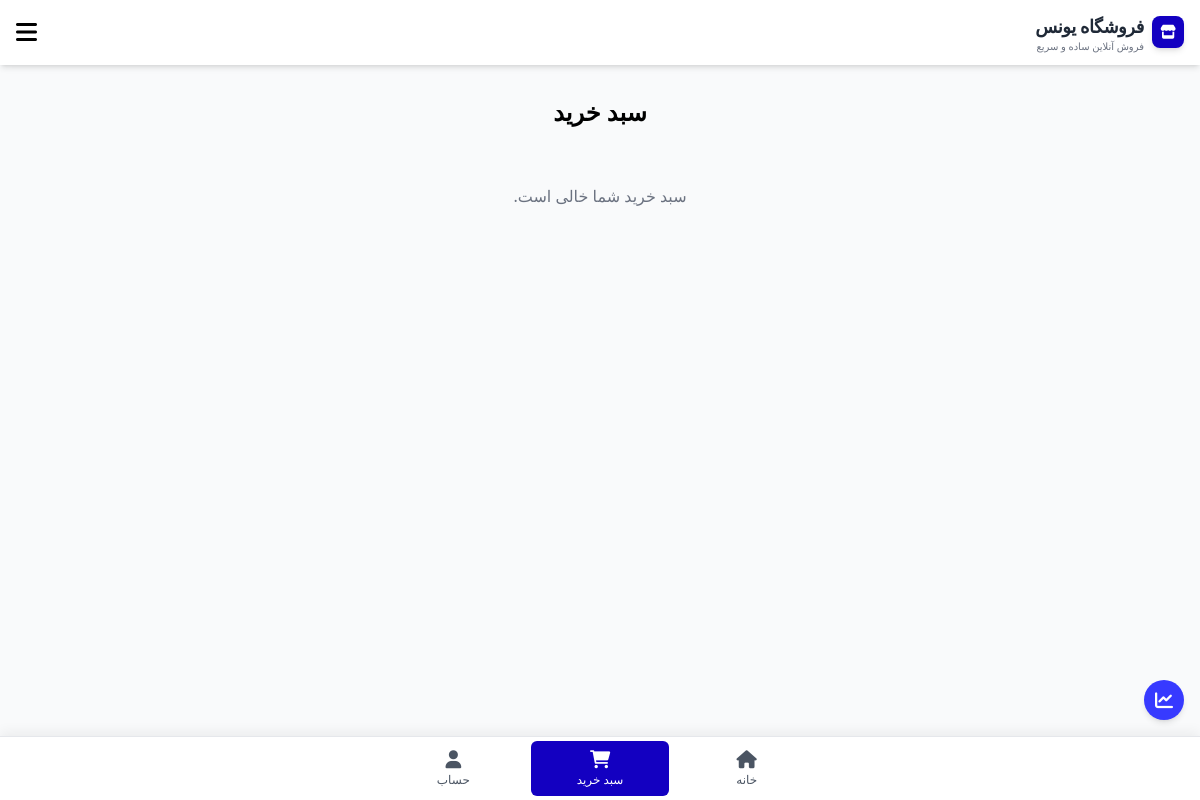
The page /cart/ (signed in) on the database as committed earlier.
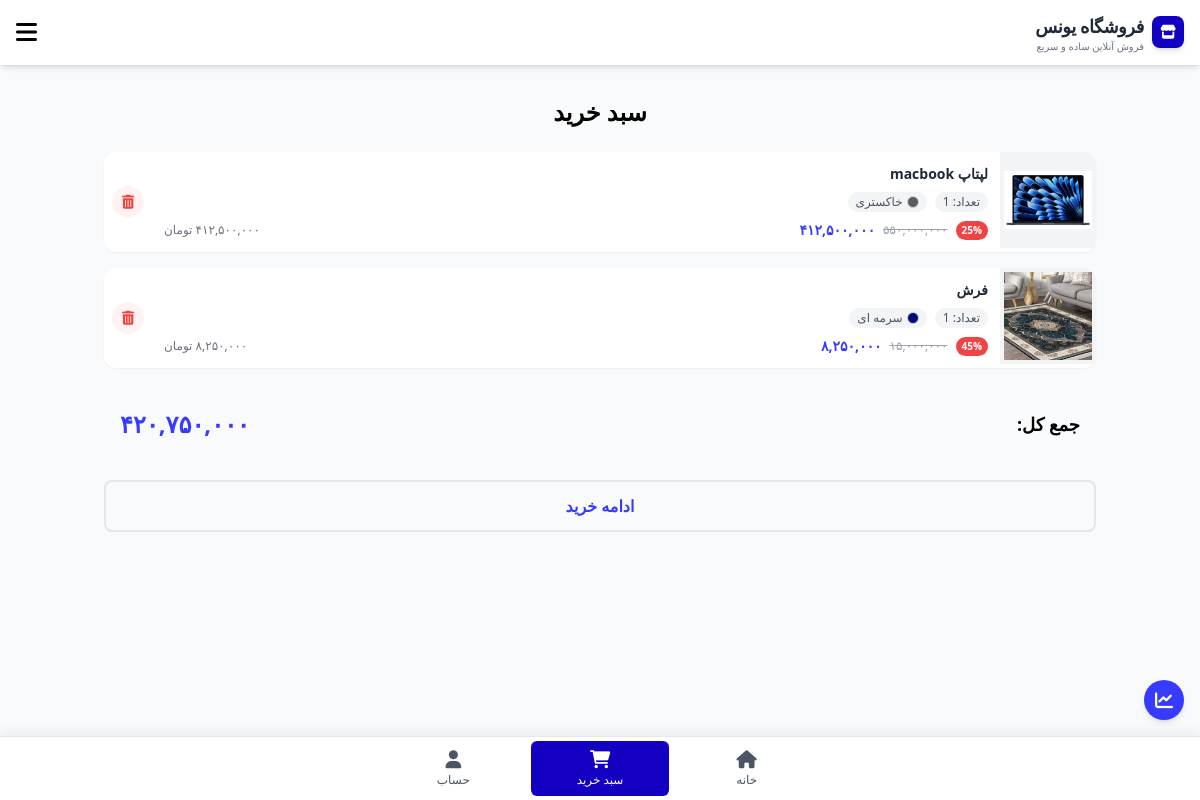
The same page on the database as committed later.
### app_cart/models.py (models this page shows, shortened)
class CartItem(models.Model):
    cart = models.ForeignKey(Cart, on_delete=models.CASCADE, related_name='items')
    product = models.ForeignKey('app_product.Product', on_delete=models.CASCADE)
    quantity = models.PositiveIntegerField(default=1)
    selected_color = models.ForeignKey(
        ProductColor,
        on_delete=models.SET_NULL,
        related_name='cart_items',
        null=True,
        blank=True,
    )
    added_at = models.DateTimeField(auto_now_add=True)
    class Meta:
        ordering = ['-added_at']
    @property
    def total_price(self):
        return self.product.final_price * self.quantity
    @property
    def persian_total_price(self):
        persian_digits = "۰۱۲۳۴۵۶۷۸۹"
        value = "{:,}".format(int(self.total_price))
        return "".join(persian_digits[int(ch)] if ch.isdigit() else ch for ch in value)

### app_product/models.py (models this page shows, shortened)
class ProductImage(models.Model):
    product = models.ForeignKey(Product, related_name='images', on_delete=models.CASCADE)
    image = models.ImageField(upload_to='products/')
    alt_text = models.CharField(max_length=255, blank=True)  # همچنان وجود دارد

class Product(models.Model):
    name = models.CharField(max_length=200, verbose_name="نام محصول")
    description = models.TextField(blank=True, null=True, verbose_name="توضیحات محصول")
    price = models.IntegerField(verbose_name="قیمت (تومان)")
    discount_percent = models.PositiveSmallIntegerField(
        default=0, null=True, blank=True, verbose_name="درصد تخفیف"
    )
    sold_count = models.PositiveIntegerField(default=0, verbose_name="تعداد فروش")
    is_active = models.BooleanField(default=True, verbose_name="فعال")
    created_at = models.DateTimeField(auto_now_add=True, verbose_name="تاریخ ایجاد")
    category = models.ForeignKey(
        'app_category.Category', on_delete=models.CASCADE, verbose_name="دسته‌بندی"
    )
    weight = models.PositiveIntegerField(default=500, verbose_name="وزن به گرم")
    class Meta:
        verbose_name = "محصول"
        verbose_name_plural = "محصولات"
    def _to_persian_num(self, num):
        if num is None:
            return ''
        persian_digits = '۰۱۲۳۴۵۶۷۸۹'
        return ''.join(persian_digits[int(d)] if d.isdigit() else d for d in str(num))
    @property
    def final_price(self):
        if self.discount_percent and self.discount_percent > 0:
            return int(self.price * (1 - self.discount_percent / 100))
        return self.price
    @property
    def persian_price(self):
        return self._to_persian_num('{:,}'.format(int(self.price)))
    @property
    def persian_final_price(self):
        return self._to_persian_num('{:,}'.format(int(self.final_price)))

class ProductColor(models.Model):
    product = models.ForeignKey(Product, related_name='colors', on_delete=models.CASCADE, verbose_name="محصول")
    color = ColorField(verbose_name="رنگ")
    color_name = models.CharField(max_length=20, verbose_name="نام رنگ")
    stock = models.PositiveBigIntegerField(verbose_name="موجودی این رنگ")
    is_default = models.BooleanField(default=False, verbose_name="رنگ پیشفرض")
    class Meta:
        verbose_name = "رنگ محصول"
        verbose_name_plural = "رنگ‌های محصول"
        ordering = ['-is_default', 'color_name']

### app_cart/views.py (the view)
# urls.py: path('', views.cart_view, name='cart_view'),
def cart_view(request):
    cart = _get_or_create_cart(request)
    require_login = not request.user.is_authenticated
    cart_items = (
        cart.items.select_related("product", "selected_color")
        .prefetch_related(
            Prefetch(
                "product__images",
                queryset=ProductImage.objects.only("id", "product_id", "image"),
            )
        )
        .all()
    )
    items_out_of_stock = []
    for item in cart_items:
        if item.selected_color:
            if item.selected_color.stock <= 0:
                items_out_of_stock.append(item.id)
        else:
            if item.product.total_stock <= 0:
                items_out_of_stock.append(item.id)
    has_out_of_stock = len(items_out_of_stock) > 0
    total_items = sum(item.quantity for item in cart_items)
    total_price = sum(item.total_price for item in cart_items)
    total_price_persian = _to_persian_num("{:,}".format(int(total_price)))
    print("Cart items:", [(item.id, item.product.name, item.selected_color.stock if item.selected_color else 'no-color') for item in cart_items])
    return render(
        request,
        "cart_detail.html",
        {
            "cart": cart,
            "cart_items": cart_items,
            "total_items": total_items,
            "total_price": total_price_persian,
            "is_guest_cart": not request.user.is_authenticated,
            "items_out_of_stock": items_out_of_stock,
            "has_out_of_stock": has_out_of_stock,
            "require_login": require_login,
        },
    )

### app_cart/views.py (called while the page is built)
def _to_persian_num(num):
    persian_digits = "۰۱۲۳۴۵۶۷۸۹"
    return "".join(persian_digits[int(d)] if d.isdigit() else d for d in str(num))

def _get_or_create_cart(request):
    if not request.user.is_authenticated:
        guest_cart_id = request.session.get('guest_cart_id')
        if guest_cart_id:
            cart = Cart.objects.filter(id=guest_cart_id, user__isnull=True).first()
            if cart:
                return cart
        cart= Cart.objects.create(user=None, is_active=True)
        request.session['guest_cart_id'] = cart.id
        request.session.modified = True
        return cart
    else:
        cart, _ = Cart.objects.get_or_create(user = request.user, is_active=True)
        return cart

### app_cart/templates/cart_detail.html (shortened to what this page needs)
{% extends "base.html" %}
{% block content %}
<div class="container mx-auto p-4">
    <h1 class="text-2xl font-bold mb-6 text-center">سبد خرید</h1>
    {% if cart_items %}
        <div class="space-y-4">
            {% for item in cart_items %}
                <div class="relative">
                    <a href="{% url 'product:product' item.product.pk %}" class="block">
                        {% include "app_product/product_card.html" with product=item.product item=item card_layout='horizontal' %}
                    </a>
                </div>
            {% endfor %}
        </div>
        <div class="mt-6 p-4 bg-gray-50 rounded-lg">
            <div class="flex justify-between items-center">
                <span class="text-lg font-bold">جمع کل:</span>
                <span class="text-2xl font-bold text-color-light">{{ total_price }}</span>
            </div>
        </div>
        <div class="mt-6 flex gap-4">
            {% if require_login %}
                <p class="font-sm text-red-600 text-center p-3">برای ادامه خرید اول وارد شوید:<a href="{% url 'user:login' %}" class="text-blue-500">ورود</a></p>
                <a href="{% url 'cart:checkout' %}"
                class="flex-1 py-3 px-6 border-2 border-color-light text-color-light rounded-lg text-center font-bold hover:bg-color-light hover:text-white transition opacity-50 pointer-events-none cursor-not-allowed">
                ادامه خرید
                </a>
            {% else %}
                <a href="{% url 'cart:checkout' %}"
                class="flex-1 py-3 px-6 border-2 border-color-light text-color-light rounded-lg text-center font-bold hover:bg-color-light hover:text-white transition
                        {% if has_out_of_stock %} opacity-50 pointer-events-none cursor-not-allowed {% endif %}">
                ادامه خرید
                </a>
            {% endif %}
        </div>
    {% else %}
        <p class="text-center text-gray-500 py-8">سبد خرید شما خالی است.</p>
    {% endif %}
</div>
{% endblock %}

### app_product/templates/app_product/product_card.html
{% if card_layout == 'vertical' %}
<div class="bg-white rounded-xl shadow-md hover:shadow-lg transition-shadow duration-300 overflow-hidden flex flex-col h-full relative group">
    <div class="relative w-full pt-[100%] bg-gray-100 overflow-hidden">
        {% with first_image=product.images.first %}
            {% if first_image %}
                <img src="{{ first_image.image.url }}" alt="{{ product.name }}" class="absolute inset-0 w-full h-full object-contain group-hover:scale-105 transition-transform duration-500">
            {% else %}
                <div class="absolute inset-0 flex items-center justify-center text-gray-400">
                    <i class="fas fa-image text-3xl"></i>
                </div>
            {% endif %}
        {% endwith %}
        {% if product.discount_percent > 0 %}
        <span class="absolute top-2 right-2 z-10 bg-red-500 text-white text-[10px] font-bold px-2 py-0.5 rounded-full shadow-md">
            {{ product.discount_percent }}%
        </span>
        {% endif %}
        {% if product.total_stock == 0 %}
        <div class="absolute inset-0 bg-black/40 flex items-center justify-center">
            <span class="bg-white text-red-600 px-3 py-1 rounded-full text-xs font-bold shadow-lg">ناموجود</span>
        </div>
        {% endif %}
    </div>
    <div class="p-2 flex flex-col flex-1 justify-between">
        <h3 class="font-semibold text-xs text-gray-800 line-clamp-2 mb-1">{{ product.name }}</h3>
        <div class="mt-auto">
            {% if product.discount_percent > 0 %}
                <div class="flex items-center justify-between gap-1">
                    <span class="text-gray-400 text-[10px] line-through">{{ product.persian_price }} تومان</span>
                </div>
                <p class="text-color-light font-bold text-sm">
                    {{ product.persian_final_price }} تومان
                </p>
            {% else %}
                <p class="text-color-light font-bold text-sm">
                    {{ product.persian_price }} تومان
                </p>
            {% endif %}
        </div>
    </div>
</div>
{% elif card_layout == 'horizontal' %}
<div class="flex w-full min-h-[96px] bg-white rounded-xl shadow-sm hover:shadow-md transition-shadow duration-300 overflow-hidden">
    <div class="w-24 h-24 bg-gray-100 flex-shrink-0 flex items-center justify-center overflow-hidden">
        {% with first_image=product.images.first %}
            {% if first_image %}
                <img src="{{ first_image.image.url }}" alt="{{ product.name }}" class="w-full h-full object-contain p-1">
            {% else %}
                <i class="fas fa-image text-gray-400 text-2xl"></i>
            {% endif %}
        {% endwith %}
    </div>
    <div class="flex-1 flex flex-col justify-center p-3 gap-1 min-w-0">
        <h3 class="font-semibold text-sm text-gray-800 line-clamp-1">{{ product.name }}</h3>
        {% if item %}
        <div class="flex flex-wrap items-center gap-2 mt-1">
            <span class="text-xs bg-gray-100 text-gray-600 px-2 py-0.5 rounded-full">
                تعداد: {{ item.quantity }}
            </span>
            {% if item.selected_color %}
            <span class="text-xs bg-gray-100 text-gray-600 px-2 py-0.5 rounded-full inline-flex items-center gap-1">
                <span class="w-3 h-3 rounded-full border border-gray-300" style="background-color: {{ item.selected_color.color }};"></span>
                {{ item.selected_color.color_name }}
            </span>
            {% endif %}
        </div>
        {% endif %}
        <div class="flex items-baseline justify-between gap-2 mt-1">
            <div class="flex items-center gap-2">
                {% if product.discount_percent > 0 %}
                <span class="bg-red-500 text-white text-[10px] font-bold px-1.5 py-0.5 rounded-full">
                    {{ product.discount_percent }}%
                </span>
                <span class="text-gray-400 text-xs line-through">{{ product.persian_price }}</span>
                <span class="text-color-light font-bold text-sm">{{ product.persian_final_price }}</span>
                {% else %}
                <span class="text-color-light font-bold text-sm">{{ product.persian_price }}</span>
                {% endif %}
            </div>
            {% if item %}
            <span class="text-xs text-gray-500 whitespace-nowrap">
                {{ item.persian_total_price }} تومان
            </span>
            {% endif %}
        </div>
    </div>
    {% if item %}
    <div class="flex-shrink-0 flex items-center justify-center px-2">
        <button
            type="button"
            class="w-8 h-8 flex items-center justify-center bg-red-50 text-red-500 rounded-full hover:bg-red-100 hover:text-red-600 transition-colors"
            onclick="removeFromCart({{ item.id }}, event)"
            title="حذف از سبد خرید"
        >
            <i class="fas fa-trash-alt text-sm"></i>
        </button>
    </div>
    {% endif %}
</div>
{% endif %}

Rows that differ between the two databases and show on the page:
added CartItem: image (picture), quantity "1", selected_color.color_name "خاکستری"
now on this page (row unchanged): Product: name "لپتاپ macbook", discount_percent "25", persian_price "۵۵۰,۰۰۰,۰۰۰", persian_final_price "۴۱۲,۵۰۰,۰۰۰"
added CartItem: image (picture), quantity "1", selected_color.color_name "سرمه ای"
now on this page (row edited): Product: name "فرش", discount_percent "45", persian_price "۱۵,۰۰۰,۰۰۰", persian_final_price "۸,۲۵۰,۰۰۰"
Other text that changed with them:
{{ total_price }}: (not shown) → "۴۲۰,۷۵۰,۰۰۰"
text no longer shown: "سبد خرید شما خالی است."
text now shown: "جمع کل: ادامه خرید"
